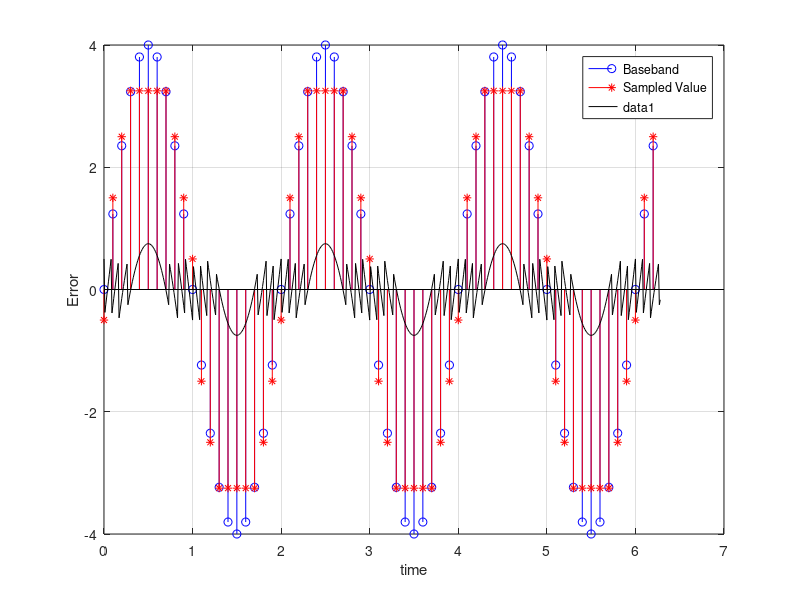

This chart was generated by the following MATLAB code: (Note: this script raises an error after producing the figure.)
%%
%Quantization and PCM of Baseband Signal
%Sinusoidal Wave 4sin(pie*t)
t=0:0.1:2*pi;
S=4*sin(pi*t); % sampled signal
quantization = [ -3.25, -2.5, -1.5, -0.5, 0.5, 1.5, 2.5, 3.25 ];
partition = [-3, -2, -1, 0, 1, 2, 3];
[I, Q] = quantiz(S, partition, quantization);
% Q gives the quantized value
stem(t ,S, 'b')
hold on
stem(t, Q, 'r*')
legend('Baseband','Sampled Value')
xlabel('time')
ylabel('Amplitude')
grid on


%%
%Determine maximum error and standard deviation of error hence plot errorvs.time
t=0:0.01:2*pi;
S=4*sin(pi*t); %sampled signal
quantization = [ -3.25, -2.5, -1.5, -0.5, 0.5, 1.5, 2.5, 3.25 ];
partition = [-3, -2, -1, 0, 1, 2, 3];
[I, Q] = quantiz(S, partition, quantization);
% Q gives the quantized value
%SD=sqrt(sum((Q-S).^2)/length(Q))
%standards deviation of Q and S
%E=max(abs(Q-S)) %maximum value error
Er=S-Q;
plot(t,Er, 'k')
xlabel('time')
ylabel('Error')

%%
%speech signal quantization
load mtlb;
X=mtlb;
S=X (1200:1300); %Taking 100 samples of speech
quantization = [ -3.25, -2.5, -1.5, -0.5, 0.5, 1.5, 2.5, 3.25 ];
partition = [-3, -2, -1, 0, 1, 2, 3];
[I, Q] = quantiz(S, partition, quantization);
stem(Q, 'r')
hold on
stem(S, 'b*')
legend('Baseband','Sampled Value')
xlabel('Index of samples')
ylabel('Amplitude')
grid on

%%
%plot Error signal of speech
Er=S-Q';
plot(Er, 'k')
xlabel('time')
ylabel('Error')
grid on

